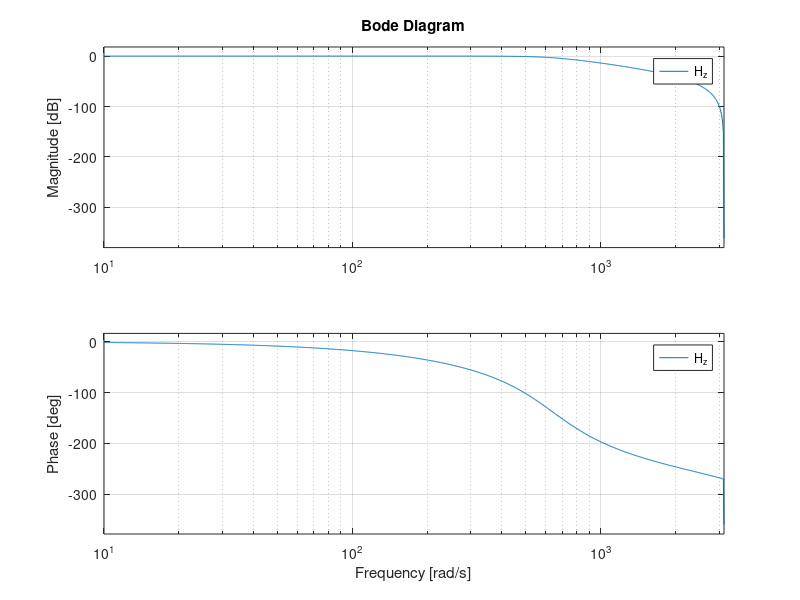

This figure's MATLAB source: (Note: this script raises an error after producing the figure.)
%% _*DSP HW1 Software Assignment*_
%% _*Dr.Shamsollahi*_
% _*MohammadParsa Dini 400101204*_
%% 
% _*Part 1:*_
% 
% _*1.1*_
% 
% we are given an LTI system of order 3 with characteristic equation: 
% 
% $$y[n] = 0.0181x[n] + 0.0543x[n - 1] + 0.0543x[n - 2] + 0.0181x[n - 3] +1.76y[n 
% - 1] - 1.1829y[n - 2] + 0.2781y[n - 3]$$
% 
% which by taking Z transform will imply that:
% 
% $$H(z) = \frac{Y(z)}{X(z)} = \frac{0.0181 + 0.0543 z^{-1} +0.0543 z^{-2} + 
% 0.0181 z^{-3}}{ 1 - 1.76 z^{-1} + 1.183 z^{-2} - 0.2781 z^{-3}}$$ 
% 
% Now we will plot the roots and zeros of $H(z)$ besides its frequency response:

clear;
clc;
denom = [1,- 1.76,1.1829,-0.2781];
num = [0.0181,0.0543,0.0543,0.0181];
ts = 0.001;
H_z = tf(num, denom, ts,'Variable','z^-1')
%% 
% here is the frequency response:

figure();
bode(H_z)
%% 
% by using pole() function for $H(z)$ and $H^{-1}(z)$  we can find poles and 
% roots.
% 
% here are the roots/poles:

P = pole(H_z)
%% 
% here are the zeros:

R = pole(H_z^(-1))
%% 
% The grid spans the range of angles from 0 to 360 degrees (in steps of 0.5 
% degrees, converted to radians) and the range of values from -1.5 to 1.5 (in 
% steps of 0.005). 
% 
% The |pol2cart| function converts the polar coordinates (angles and radii) 
% obtained from the meshgrid into Cartesian coordinates $(X, Y)$.
% 
% The Cartesian coordinates obtained are used to create a complex number $Z$, 
% where $Z = X + iY$ . eventually we do the plotting.

% covering all pointswithin a circle of radius 'r'
[th,r] = meshgrid((0:0.5:360)*pi/180,-1.5:.005:1.5);
% converting from polar to cartesian  
[X,Y] = pol2cart(th,r);
% this is the z-plane
Z = X+1i*Y;
% this is our Transfer function in z-domain
W =(1 - 1.76.*Z.^(-1) + 1.183.*Z.^(-2) - 0.2781.*Z.^(-3))./(0.0181 + 0.0543.*Z.^(-1)  + 0.0543.*Z.^(-2) + 0.0181.*Z.^(-3));
figure();
dcolor(X,Y,W)
axis square
% attention: we have used this function'dcolor':
% and we got assistance from this url:
% https://www.mathworks.com/matlabcentral/fileexchange/29028-dcolor#:~:text=DCOLOR%20uses%20a%20coloring%20function,handle%20as%20the%20source%20data.
%% 
% As we take a deep look into the output, we can deduce that  the zeros are 
% shown as dark holes and it's poles are connected to zeros with 
% 
% sky blue colored paths, which is similiar to the zeros and holes of the transfer 
% funtion.
%% 
% using impz we can compute and plot the impulse response of a discrete-time 
% system defined by its transfer function.

figure();
impz(num,denom,120)
%% 
% _*Part 2:*_
% 
% The chirp signal is defined as $c(t) = \cos( \pi \mu t^2 + 2\pi f_1 t + \psi)$ 

clear;
f_interval = 25e-3 * 600000;
display(f_interval)
%% 
% As we are told, we sample the chirp signal with $8000 Hz$ sampling rate. As 
% we know, the signal has maximum $15kHz$ frequency.
% 
% Thus, in order to have the signal without alising we should sample our signal 
% with $30kHz$ rate.
% 
% _*(I)*_ Here is the result of $f_s = 8000Hz$ case:

fs = 8000;
Ts = 1/fs;
f1 = 0;
t_f = 0.05;
mu = 600000;
t = 0:Ts:0.025;
t_disc = 0:Ts:t_f;
chirp_signal = cos(pi*mu*t.^2 + 2*pi*f1*t);
figure();
plot(t, chirp_signal);
title('our signal sampled signal with $f_s = 8000$',Interpreter='latex');
%% 
% _*(II)*_ Here is the result of $f_s = 30kHz$ case:

warning('off');
fs = 30000;
f1 = 0;
mu = 600000;
t = 0:1/fs:0.025;
figure();
chirp_signal = cos(pi*mu*t.^2 + 2*pi*f1*t);
plot(t, chirp_signal);
title('main signal with $f_s=30kHz$','interpreter','latex')
%% 
% lets take a closer look at the signal in te 30kHz case:
% 
% and we will dive into the place with high frequency components such as [.02, 
% 0.025] time interval.

figure();
fs = 30000;
f1 = 0;
mu = 600000;
t = 0:1/fs:0.022;
figure();
chirp_signal = cos(pi*mu*t.^2 + 2*pi*f1*t);
plot(t, chirp_signal);
xlim([0.02 0.022]);
%% 
% we will depict the sampled signal besides its original source: in the secind 
% case we will increase the frequency of
% 
% sampling to see the differences.

f1 = 0;
mu = 600000;
figure();

%subplot(1,2,1);
%fs = 8000;
%tt = 0:02:1/fs:0.025;
%chirp_signal = cos(pi*mu*tt.^2 + 2*pi*f1*tt);
%stem(tt, chirp_signal);

%subplot(1,2,2); 
fs_ = 50000; % new sampling frequency
tt_ = 0.02:1/fs_:0.022;
chirp_signal_ = cos(pi*mu*tt_.^2 + 2*pi*f1*tt_);
stem(tt_, chirp_signal_);
%% 
% So we better increase the sampling rate to decrease the error.
% 
% 
%% 
% _*Part 3:*_
% 
% Signals getting sampled with frequency of 20 Hz:
% 
% $x_c (t)$ and its correspondant $x[n]$ are depicted down here:

warning('off');
clear;
Ts = 0.05;
dt = 0.01;
t1 = 0:dt:1; 
t = 0:Ts:1;
x = [sin(20*pi*t); sin(20*pi*t + pi/6); sin(20*pi*t+ pi/4);
    sin(20*pi*t + pi/3); sin(20*pi*t + pi/2)];
x1 = [sin(20*pi*t1); sin(20*pi*t1 + pi/6); sin(20*pi*t1+ pi/4);
    sin(20*pi*t1 + pi/3); sin(20*pi*t1 + pi/2)];

figure();
subplot(3,2,1)
plot(t1,x1(1,:),'r');
title('$x_1(t) = \sin(20 \pi t)$',interpreter='latex');
grid on 
ylim([-1.2 1.2]);
hold on;
stem(t,x(1,:),'k');
subplot(3,2,2)
plot(t1,x1(2,:),'r');
title('$x_2(t) = \sin(20 \pi t + \frac{\pi}{6})$',interpreter='latex');
grid on 
ylim([-1.2 1.2]);
hold on;
stem(t,x(2,:),'k');

subplot(3,2,3)
plot(t1,x1(3,:),'r');
title('$x_3(t) = \sin(20 \pi t + \frac{\pi}{4})$',interpreter='latex');
grid on 
ylim([-1.2 1.2]);
hold on;
stem(t,x(3,:),'k');

subplot(3,2,4)
plot(t1,x1(4,:),'r');
title('$x_4(t) = \sin(20 \pi t + \frac{\pi}{3})$',interpreter='latex');
grid on 
ylim([-1.2 1.2]);
hold on;
stem(t,x(4,:),'k');

subplot(3,2,5)
plot(t1,x1(5,:),'r');
title('$x_5(t) = \sin(20 \pi t + \frac{\pi}{2})$',interpreter='latex');
grid on 
ylim([-1.2 1.2]);
hold on;
stem(t,x(5,:),'k');
hold off;
%% 
% First order Hold Interpolation:
% 
% It is prior knowledge that if we have $x[n]$ the samples of a continuous signal 
% $x_c(t)$ with sampling frequency $1/T_s$ then, 
% 
% we can reconstruct our signal with the help of First Order Hold (we sticked 
% to the Nyquist rate):
% 
% $$y\underset{c}{} \;\left(t\right)=\sum_{n=-\infty }^{\infty } x\left\lbrack 
% n\right\rbrack \;\textrm{sinc}\left(\frac{t-{\textrm{nT}}_s }{T_s }\right)\;$$  

clear;
Ts = 0.05;
t = 0:Ts:1.;
delta = 0.001;
x = [sin(20*pi*t); sin(20*pi*t + pi/6); sin(20*pi*t+ pi/4);
    sin(20*pi*t + pi/3); sin(20*pi*t + pi/2)];
p = size(x(1,:));
t_recon = -.50:delta:1.5;
g = size(t_recon);
y_recon = zeros(5,g(2));

for i=1:5
    for n=1:p(2) 
        y_recon(i,:) = y_recon(i,:) - x(i,n) * sinc((t_recon-n*Ts)/Ts);
    end
end
figure();
subplot(3,2,1)
plot(t_recon,y_recon(1,:),'r');
title('$x_1(t) = \sin(20 \pi t)$',interpreter='latex');
grid on 
ylim([-1.2 1.2]);
xlim([0 1]);
hold on;
stem(t,x(1,:),'k');
subplot(3,2,2)
plot(t_recon,y_recon(2,:),'r');
title('$x_2(t) = \sin(20 \pi t + \frac{\pi}{6})$',interpreter='latex');
grid on 
ylim([-1.2 1.2]);
xlim([0 1]);
hold on;
stem(t,x(2,:),'k');

subplot(3,2,3)
plot(t_recon,y_recon(3,:),'r');
title('$x_3(t) = \sin(20 \pi t + \frac{\pi}{4})$',interpreter='latex');
grid on 
ylim([-1.2 1.2]);
xlim([0 1]);
hold on;
stem(t,x(3,:),'k');

subplot(3,2,4)
plot(t_recon,y_recon(4,:),'r');
title('$x_4(t) = \sin(20 \pi t + \frac{\pi}{3})$',interpreter='latex');
grid on 
ylim([-1.2 1.2]);
xlim([0 1]);
hold on;
stem(t,x(4,:),'k');

subplot(3,2,5)
plot(t_recon,y_recon(5,:),'r');
title('$x_5(t) = \sin(20 \pi t + \frac{\pi}{2})$',interpreter='latex');
grid on 
ylim([-1.2 1.2]);
xlim([0 1]);
hold on;
stem(t,x(5,:),'k');
hold off;
%% 
% As we can see the main signal is generated using FOH Interpolation, except 
% for the case when we chose
% 
% integer coefficients of $\pi$ as our data samples.
%% 
% Cubic Spline Interpolation :

clear;
Ts = 0.05; 
t = 0:Ts:1; 
x = [sin(20*pi*t); sin(20*pi*t + pi/6); sin(20*pi*t+ pi/4);
    sin(20*pi*t + pi/3); sin(20*pi*t + pi/2)];
t_interp = 0:0.001:1;
h = size(t_interp);
x_interp = zeros(5,h(2));
x_interp(1,:) = spline(t, x(1,:), t_interp);
x_interp(2,:) = spline(t, x(2,:), t_interp);
x_interp(3,:) = spline(t, x(3,:), t_interp);
x_interp(4,:) = spline(t, x(4,:), t_interp);
x_interp(5,:) = spline(t, x(5,:), t_interp);

figure();
subplot(3,2,1);
plot(t, x(1,:), 'o', t_interp, x_interp(1,:), '-');
title('$x_1(t) = \sin(20 \pi t)$',interpreter='latex');
xlabel('$t$',Interpreter='latex');
grid on;
ylim([-1.2,1.2]);

subplot(3,2,2);
plot(t, x(2,:), 'o', t_interp, x_interp(2,:), '-');
title('$x_2(t) = \sin(20 \pi t + \frac{pi}{6})$',interpreter='latex');
xlabel('$t$',Interpreter='latex');
grid on;
ylim([-1.2,1.2]);

subplot(3,2,3);
plot(t, x(3,:), 'o', t_interp, x_interp(3,:), '-');
title('$x_3(t) = \sin(20 \pi t + \frac{pi}{4})$',interpreter='latex');
xlabel('$t$',Interpreter='latex');
grid on;
ylim([-1.2,1.2]);

subplot(3,2,4);
plot(t, x(4,:), 'o', t_interp, x_interp(4,:), '-');
title('$x_4(t) = \sin(20 \pi t + \frac{pi}{3})$',interpreter='latex');
xlabel('$t$',Interpreter='latex');
grid on;
ylim([-1.2,1.2]);

subplot(3,2,5);
plot(t, x(5,:), 'o', t_interp, x_interp(5,:), '-');
title('$x_5(t) = \sin(20 \pi t + \frac{pi}{2})$',interpreter='latex');
xlabel('$t$',Interpreter='latex');
grid on;
ylim([-1.2,1.2]);
hold off;
%% 
% As we can see in the Cubic Spline method, unlike the FOH method, the reconstructed 
% signal has resemblance to the intial signal. However, as we zoom in, we will 
% notice that those signals mostly don't have the right amplitude with respect 
% to sampled signal.
% 
% The reason is that Spline uses qubic polynomials and interpolates the signal. 
% However, in FOH we are promised 
% 
% to reconstruct our signal
%% 
% _*Part 4:*_

clear;
xx = imread("C:\Users\Parsa_The_Conqeuror\Desktop\dsphw1\Zebra.jpg");
gray_image = rgb2gray(xx);
figure();
imshow(gray_image);
%% 
% _*Nearest Neighbor:*_
% 
% The nearest neighbor method selects the value of the nearest pixel from the 
% original image to assign to the corresponding position in the upscaled image. 
% 
% For instance, if $(x,y)$ is the target position in the upscaled image, then 
% the nearest neighbor value would be obtained from the closest pixel 
% 
% position $(x_{orig}, y_{orig})$in the original image using: $f(x,y) = I(x_{orig}, 
% y_{orig})$.

clear;
xx = imread("C:\Users\Parsa_The_Conqeuror\Desktop\dsphw1\Zebra.jpg");
gray_image = rgb2gray(xx);
target_size = [1668, 1836];
upscaled_nearest = zeros(target_size);
[orig_height, orig_width] = size(gray_image);
scaling_x = orig_height / 1668;
scaling_y = orig_width / 1836;
% Perform nearest neighbor interpolation manually
for i = 1:target_size(1)
    for j = 1:target_size(2)
        orig_x = round(i * scaling_x);
        orig_y = round(j * scaling_y);
        orig_x = min(max(orig_x, 1), orig_height);
        orig_y = min(max(orig_y, 1), orig_width);
        upscaled_nearest(i, j) = gray_image(orig_x, orig_y);
    end
end
figure();
imshow(upscaled_nearest,[]);
title('Upscaled - Nearest Neighbor');
size(upscaled_nearest)
%% 
% As we can see, the size of the original image is now trippled.
%% 
% _*Bilinear Interpolation:*_
% 
% For bilinear interpolation, the process involves calculating the weighted 
% average of the intensity values of the four nearest pixels surrounding 
% 
% the target position $(x,y)$ in the original image. Let's assume that $Q_{11}, 
% Q_{12}, Q_{21}, Q_{22}$  are the intensity values of the four neighboring pixels. 
% 
% Thus, the value at position $(x,y)$will be computed as:$f(x, y) = Q_{11} \cdot 
% (1 - u) \cdot (1 - v) + Q_{12} \cdot u \cdot (1 - v) + Q_{21} \cdot (1 - u) 
% \cdot v + Q_{22} \cdot u \cdot v$ 
% 
% where $u = x - \lfloor x \rfloor$ and also $v = y - \lfloor y \rfloor$.

clear;
xx = imread("C:\Users\Parsa_The_Conqeuror\Desktop\dsphw1\Zebra.jpg");
gray_image = rgb2gray(xx);
target_size = [1668, 1836];
upscaled_nearest = zeros(target_size);
[orig_height, orig_width] = size(gray_image);
scaling_x = orig_height / 1668;
scaling_y = orig_width / 1836;

% Perform bilinear interpolation manually
for i = 1:1668
    for j = 1:1836
        orig_x = i * scaling_x;
        orig_y = j * scaling_y;
        x1 = floor(orig_x);
        x2 = ceil(orig_x);
        y1 = floor(orig_y);
        y2 = ceil(orig_y);
        x1 = min(max(x1, 1), orig_height);
        x2 = min(max(x2, 1), orig_height);
        y1 = min(max(y1, 1), orig_width);
        y2 = min(max(y2, 1), orig_width);
        f = gray_image(x1, y1);
        g = gray_image(x1, y2);
        h = gray_image(x2, y1);
        k = gray_image(x2, y2);
        upscaled_bilinear(i, j) = ((x2 - orig_x) * (y2 - orig_y) * f + (orig_x - x1) * (y2 - orig_y) * h + ...
                                   (x2 - orig_x) * (orig_y - y1) * g + (orig_x - x1) * (orig_y - y1) * k);
    end
end

imshow(upscaled_bilinear);
title('Upscaled - Bilinear');
%% 
% _*Part 5:*_
% 
% In Quantization from a continuous domain to a Quantized mechnical range, we 
% assume that a white noise will be added to our signal,
% 
% which ironically will turn out to be wrong in reality. With parameters $N 
% = B+1 = 4$ bits, $2A=2 = 2X_m$ mechanical range, our signal $x(t) = A sin(2\pi 
% f_0 t)$,
% 
% and sampling frequency $f_s = 10kHz$, $\Delta = \frac{2X_m}{2^N} = \frac{1}{8}$ 
% , we will quantize the signal $x(t)$. In quantized domain, our range will be 
% $-2^{N-1}, ..., 0 , 1, ... 2^{N-1}-1$ .
% 
% In order to get the index of quantization we will find that using $k[n] =  
% A \frac{ \lfloor \frac{x(nT_s)}{A}* (2^{N-1}-1) \rfloor}{2^{N-1}-1}$ . 
% 
% First we will plot $x_q (t)$and $x(t)$.

fs = 10000;   
Ts = 1/fs;
f0 = 50;      
A = 1;       
t = 0:1/fs:0.025; 
N = 4;       
x = A * sin(2*pi*f0*t);
x_quantized = round((2^(N-1)-1) * x/A) * A / (2^(N-1)-1);
figure();
plot(t, x);
title(' original signal $x(t) =sin(2*pi*f0*t);$ with its Quantized version',Interpreter='latex');
hold on
plot(t, x_quantized);
grid on;
%% 
% We are asked to get FFT of $x_q (t)$ and plot it in frequency domain:

N_fft = 2^10;
X_fft = fft(x_quantized, N_fft);
%freqs = linspace(-fs, fs, N_fft);
freqs = fs/N_fft * (0:1:N_fft -1) - fs*(N_fft -1)/2;
figure();
plot(freqs, abs(X_fft),'blue');
title('FFT of Quantized Signal with $N_{fft} = 2^{10}$',Interpreter='latex');
xlabel('Frequency (Hz)');
grid on;
%% 
% Now , we define the error to be $e(t) = x(t) - x_q (t)$

e = x - x_quantized;
figure();
plot(t, e);
grid on;
title('Quantization Error $e(t)$',interpreter='latex');
%% 
% Here, the FFT of $e(t)$ is depicted:

%e_fft = fft(e, N_fft);
e_fft = fft(e,N_fft)/fs;
plot(freqs, abs(fftshift(e_fft)));
xlabel('Frequency (Hz)');
title('FFT of e(t)');
grid on;
%% 
% However, as we mentioned earlier, we expected the FFT of quantization error 
% to be uniform among all frequencied as white Gaussian noise.
% 
% As you can see this is not what happened here which shows that this assumption 
% was not true that we can rewrite $x(t)$ as $x[n] = x_q[n] + e[n]$ 
% 
% where $e[n]$ is a WGN.
% 
% The peaks ocurre at $f = +- 0.6 Hz$ which is in synch with $f_{tone} =  \frac{4 
% A}{\Delta N_{fft} } f_s =\frac{32}{210} 10^4 = 1523Hz$.  

(2*pi/N_fft)^(-1) * 0.6
%% 
% Now we will estimate the period using FFT of quantization error:

signal = e;
M = length(signal); % Number of samples
Y = fft(signal);
P2 = abs(Y/M);
P1 = P2(1:M/2+1);
P1(2:end-1) = 2*P1(2:end-1);
f = fs*(0:(M/2))/M;
% Find the dominant frequency component
[~, index] = max(P1);
dominant_frequency = f(index)
estimated_period = 1 / dominant_frequency % Estimated period
%% 
% and this is close to the peak of the fft.
%% 
% Eventually, we will repeat what we have done for $N=6,8,10,12$ bits:

% N = 6
% defining the parameters
fs = 10000;   
Ts = 1/fs;
f0 = 50;      
A = 1;       
t = 0:1/fs:0.025; 
N = 6;       
x = A * sin(2*pi*f0*t);
x_quantized = round((2^(N-1)-1) * x/A) * A / (2^(N-1)-1);
N_fft = 2^10;
X_fft = fft(x_quantized, N_fft);
e = x - x_quantized;

% plotting
figure();
subplot(2,3,1);
plot(t, x);
title(' original signal $x(t) =sin(2*pi*f0*t);$ with its Quantized version',Interpreter='latex');
grid on;

subplot(2,3,3);
plot(t, x_quantized);
title('FFT of Quantized Signal with $N_{fft} = 210$',Interpreter='latex');
grid on;

subplot(2,3,4);
%freqs = linspace(-fs, fs, N_fft);
freqs = fs/N_fft * (0:1:N_fft -1) - fs*(N_fft -1)/2;
% for the sake of symmetry.
plot(freqs, abs(fftshift(X_fft)));
title('FFT of Quantized Signal');
xlabel('Frequency (Hz)');
grid on;

subplot(2,3,6);
plot(t, e);
grid on;
title('Quantization Error $e(t)$',interpreter='latex');
%%
% N = 8
% defining the parameters
fs = 10000;   
Ts = 1/fs;
f0 = 50;      
A = 1;       
t = 0:1/fs:0.025; 
N = 6;       
x = A * sin(2*pi*f0*t);
x_quantized = round((2^(N-1)-1) * x/A) * A / (2^(N-1)-1);
N_fft = 2^10;
X_fft = fft(x_quantized, N_fft);
e = x - x_quantized;

% plotting
figure();
subplot(2,3,1);
plot(t, x);
title(' original signal $x(t) =sin(2*pi*f0*t);$ with its Quantized version',Interpreter='latex');
grid on;

subplot(2,3,3);
plot(t, x_quantized);
title('FFT of Quantized Signal with $N_{fft} = 2^{10}$',Interpreter='latex');
grid on;

subplot(2,3,4);
%freqs = linspace(-fs, fs, N_fft);
freqs = fs/N_fft * (0:1:N_fft -1) - fs*(N_fft -1)/2;
% for the sake of symmetry.
plot(freqs, abs(fftshift(X_fft)));
title('FFT of Quantized Signal');
xlabel('Frequency (Hz)');
grid on;

subplot(2,3,6);
plot(t, e);
grid on;
title('Quantization Error $e(t)$',interpreter='latex');
%%
% N = 10
% defining the parameters
fs = 10000;   
Ts = 1/fs;
f0 = 50;      
A = 1;       
t = 0:1/fs:0.025; 
N = 6;       
x = A * sin(2*pi*f0*t);
x_quantized = round((2^(N-1)-1) * x/A) * A / (2^(N-1)-1);
N_fft = 2^10;
X_fft = fft(x_quantized, N_fft);
e = x - x_quantized;

% plotting
figure();
subplot(2,3,1);
plot(t, x);
title(' original signal $x(t) =sin(2*pi*f0*t);$ with its Quantized version',Interpreter='latex');
grid on;

subplot(2,3,3);
plot(t, x_quantized);
title('FFT of Quantized Signal with $N_{fft} = 2^{10}$',Interpreter='latex');
grid on;

subplot(2,3,4);
%freqs = linspace(-fs, fs, N_fft);
freqs = fs/N_fft * (0:1:N_fft -1) - fs*(N_fft -1)/2;
% for the sake of symmetry.
plot(freqs, abs(fftshift(X_fft)));
title('FFT of Quantized Signal');
xlabel('Frequency (Hz)');
grid on;

subplot(2,3,6);
plot(t, e);
grid on;
title('Quantization Error $e(t)$',interpreter='latex');
%%
% N = 12
% defining the parameters
fs = 10000;   
Ts = 1/fs;
f0 = 50;      
A = 1;       
t = 0:1/fs:0.025; 
N = 6;       
x = A * sin(2*pi*f0*t);
x_quantized = round((2^(N-1)-1) * x/A) * A / (2^(N-1)-1);
N_fft = 2^10;
X_fft = fft(x_quantized, N_fft);
e = x - x_quantized;

% plotting
figure();
subplot(2,3,1);
plot(t, x);
title(' original signal $x(t) =sin(2*pi*f0*t);$ with its Quantized version',Interpreter='latex');
grid on;

subplot(2,3,3);
plot(t, x_quantized);
title('FFT of Quantized Signal with $N_{fft} = 2^{10}$',Interpreter='latex');
grid on;

subplot(2,3,4);
%freqs = linspace(-fs, fs, N_fft);
freqs = fs/N_fft * (0:1:N_fft -1) - fs*(N_fft -1)/2;
% for the sake of symmetry.
plot(freqs, abs(fftshift(X_fft)));
title('FFT of Quantized Signal');
xlabel('Frequency (Hz)');
grid on;

subplot(2,3,6);
plot(t, e);
grid on;
title('Quantization Error $e(t)$',interpreter='latex');
%%
function [h,c] = dcolor(varargin)
% attention: we have used this function earlier in part 1:
% and we got assistance from this url:
% https://www.mathworks.com/matlabcentral/fileexchange/29028-dcolor#:~:text=DCOLOR%20uses%20a%20coloring%20function,handle%20as%20the%20source%20data.
cFun = 1;
gridFlag = 0;
minX = -1;
maxX = 1;
minY = -1;
maxY = 1;
nPts = 512;
surfaceFlag = 0;
% If the first input is an axes handle, use it
if (isscalar(varargin{1}) && ...
        ishghandle(varargin{1}) && ...
        strcmp(get(varargin{1},'Type'),'axes'))
    hAx = newplot(varargin{1});
    varargin(1) = [];
else
    hAx = newplot;
end
% Look for the strings 'CFun' and 'grid' in the inputs 
charIdx = cellfun(@ischar,varargin);
for k = find(charIdx)
    switch lower(varargin{k})
        case 'cfun'
            cFun = varargin{k+1};
        case 'grid'
            gridFlag = 1;
    end
end
varargin(find(charIdx,1):end) = [];
% Get the x, y and w data
if isempty(varargin)
    % Plot a color function over (-1 -1i) to (1 + 1i)
    x = linspace(-1,1,nPts);
    y = x;
    [X Y] = meshgrid(x);
    w = X + 1i*Y;
elseif length(varargin) == 1 
    if isnumeric(varargin{1}) && all(size(varargin{1}) == [1 2])
        % Plot a color function over the specified domain
        minX = real(varargin{1}(1));
        maxX = real(varargin{1}(2));
        minY = imag(varargin{1}(1));
        maxY = imag(varargin{1}(2));
        x = linspace(minX,maxX,nPts);
        y = linspace(minY,maxY,nPts);
        [X,Y] = meshgrid(x,y);
        w = X + 1i*Y;
    elseif isnumeric(varargin{1})
        % Plot w with integer-spaced domain of size(w)
        w = varargin{1};
        minX = 1;
        maxX = size(w,2);
        minY = 1;
        maxY = size(w,1);
        x = minX:maxX;
        y = minY:maxY;
    else
        % Plot w = @fz(z) over (-1 -1i) to (1 + 1i)
        x = linspace(-1,1,nPts);
        y = x;
        [X,Y] = meshgrid(x);
        w = feval(varargin{1},(X+1i*Y));
    end
elseif length(varargin) == 2
    % Plot w = @fz(z) over the specified domain
    minX = real(varargin{1}(1));
    maxX = real(varargin{1}(2));
    minY = imag(varargin{1}(1));
    maxY = imag(varargin{1}(2));
    x = linspace(minX,maxX,nPts);
    y = linspace(minY,maxY,nPts);
    [X,Y] = meshgrid(x,y);
    w = feval(varargin{2},(X+1i*Y));
elseif length(varargin) == 3
    % Domain is [min(x)+i*min(y), max(x)+i*max(y)], with grid points at x
    % and y.  x and y can be vector or matrix (meshgrid-style).
    if min(size(varargin{1})) == 1;
        x = varargin{1};
        y = varargin{2};
        minX = x(1);
        maxX = x(end);
        minY = y(1);
        maxY = y(end);
        % Check for non-uniform grid
        if max(diff(x))-min(diff(x)) > ...
                4*max(eps(minX),eps(maxX)) || ...
           max(diff(y))-min(diff(y)) > ...
                4*max(eps(minY),eps(maxY))
            % Non-uniform grid, use surface instead of image
            surfaceFlag = 1;
        end
        [X,Y] = meshgrid(x,y);
    else
        % If a matrix of gridpoints was given, use surface instead of image
        X = varargin{1};
        Y = varargin{2};
        surfaceFlag = 1;
    end
    if isnumeric(varargin{3})
        % w data was supplied as input
        w = varargin{3};
    else
        % Calculate w=@fz(z) using @fz supplied as input
        w = feval(varargin{3},(X+1i*Y));
    end
else
    msgid = [mfilename ':InvalidInputs'];
    msgtext = ['Invalid input.  Type ''help ' mfilename ...
               ''' for correct syntax'];
    error(msgid,msgtext)
end
if surfaceFlag == 0
    clear X Y
end
%% Compute the color data and make the plot
% Create a grid if necessary
if gridFlag == 1
    % Compute contour levels
    levels = DColorGrid(w);
    % Find and plot contours for real(w)
    if surfaceFlag == 1
        C = contours(X,Y,real(w),levels{1});
    else
        C = contourc(x,y,real(w),levels{1});
    end
    hCReal = hggroup('Parent',hAx);
    pos = 1;
    while pos < size(C,2)
        linepts = C(2,pos);
        line('XData',C(1,(pos+1):(pos+linepts)),...
            'YData',C(2,(pos+1):(pos+linepts)),...
            'Parent',hCReal,...
            'LineStyle','-',...
            'Color',[0 0 0],...
            'LineWidth',0.5)
        pos = pos+linepts+1;
    end
    % Find and plot contours for imag(w)
    if surfaceFlag == 1
        C = contours(X,Y,imag(w),levels{2});
    else
        C = contourc(x,y,imag(w),levels{2});
    end
    hCImag = hggroup('Parent',hAx);
    pos = 1;
    while pos < size(C,2)
        linepts = C(2,pos);
        line('XData',C(1,(pos+1):(pos+linepts)),...
            'YData',C(2,(pos+1):(pos+linepts)),...
            'Parent',hCImag,...
            'LineStyle',':',...
            'Color',[0 0 0],...
            'LineWidth',0.5)
        pos = pos+linepts+1;
    end
    % Save handles so we can make sure grid is displayed on top
    hC = [hCImag; hCReal];
end
% Calculate color data using a coloring function
if isa(cFun,'function_handle')
    % Call the user-supplied function handle
    CData = feval(cFun,w);
else
    % Use one of the built-in coloring functions
    CData = DColorColorFunctions(w,cFun);
end
clear w
if surfaceFlag == 0
    YDir = get(hAx,'YDir');
    hPlot = image('XData',[minX maxX],...
                  'YData',[minY maxY],...
                  'CData',CData,...
                  'Parent',hAx);
    set(hAx,'YDir',YDir)
else
    hPlot = surface(X,Y,zeros(size(X)),...
                    'CData',CData,...
                    'EdgeColor','none',...
                    'FaceColor','flat',...
                    'Parent',hAx);
end
if gridFlag == 1
    % Make sure grid is displayed on top of image
    hh = get(hAx,'Children');
    idxC = (hh==hC(2));
    idxI = (hh==hPlot);
    hh(idxC) = hPlot;
    hh(idxI) = hC(2);
    set(hAx,'Children',hh)
end
if strcmp(get(hAx,'XLimMode'),'auto') && strcmp(get(hAx,'YLimMode'),'auto')
    axis(hAx,'tight')
end
    
% If asked for, return the handle to the image/surface
if nargout ~= 0
    h = hPlot;
end
% If asked for, return the image data
if nargout == 2
    c = CData;
end
end % End of function dcolor
%%%%%%%%%%%%%%%%%%%%%%%%%%%%%%%%%%%%%%%%%%%%%%%%%%%%%%%%%%%%%%%%%%%%%%%%%%%
%%
%%%%%%%%%%%%%%%%%%%%%%%%%%%%%%%%%%%%%%%%%%%%%%%%%%%%%%%%%%%%%%%%%%%%%%%%%%%
function x = iplog10(x)
% In-place implementation of log10 for reduced memory use
x = log2(x);
x = x/6.64385618977472436 + x/6.64385618977472525;
end % End of function iplog10
%%%%%%%%%%%%%%%%%%%%%%%%%%%%%%%%%%%%%%%%%%%%%%%%%%%%%%%%%%%%%%%%%%%%%%%%%%%
%%
%%%%%%%%%%%%%%%%%%%%%%%%%%%%%%%%%%%%%%%%%%%%%%%%%%%%%%%%%%%%%%%%%%%%%%%%%%%
function  CData = DColorColorFunctions(w,cFunction)
%Domain coloring functions for plotting complex data
%
% Transforms the complex data in the MxN matrix W into an MxNx3 array of
% RGB values using the algorithm selected by cFunction.  Subfunction used
% by dcolor.m.
%
%% Calculate the color data matrix in HSV space
% Get page size for ugly indexing operations
ps = numel(w); 
if cFunction == 1
    CData = cat(3,angle(w),abs(w),abs(w));
    % Shift H so that a 0 degree angle has an HSV hue of 0 (red)
    CData(CData(:,:,1)<0) = CData(CData(:,:,1)<0)+2*pi;
    % Normalize H to [0,1]
    CData(:,:,1) = CData(:,:,1)/(2*pi);
    % Compute saturation and brightness from modulus
    CData(:,:,2) = 1./(1+0.33*iplog10(CData(:,:,2)./10+1));
    CData(:,:,3) = 1 - 1./(1.1+25*iplog10(2*CData(:,:,3)+1));
    
elseif cFunction == 2
    CData = cat(3,angle(w),iplog10(abs(w)),zeros(size(w)));
    % Shift H so that a 0 degree angle has an HSV hue of 0 (red)
    CData(CData(:,:,1)<0) = CData(CData(:,:,1)<0)+2*pi;
    % Normalize H to [0,1]
    CData(:,:,1) = CData(:,:,1)/(2*pi);
    % Compute saturation and brightness from normalized modulus. Start with
    % log10(modulus).  Compute 2 and 98 percentiles, then compress data
    % outside of this range and normalize to [0,1].  This is then fed into
    % the S and V calculations.
    CData(ps+find(isinf(CData(:,:,2)))) = NaN;
    CData(:,:,3) = reshape(sort(CData((ps+1):(2*ps))),size(CData(:,:,2)));
    lastdat = 2*ps+find(isnan(CData(:,:,3)),1)-1;
    lastdat(isempty(lastdat)) = 3*ps;
    q = [0 100*(0.5:(lastdat-2*ps+1-0.5))./(lastdat-2*ps+1) 100]';
    x = [CData(2*ps+1); CData((2*ps+1):lastdat)'; CData(lastdat)];
    % 2 calls to interp1q with scalar xi are faster than 1 call with vector
    y(2) = interp1q(q,x,98);
    y(1) = interp1q(q,x,2);
    idx = ps+find(CData(:,:,2)<y(1));
    CData(idx) = y(1)+2/pi*(atan(CData(idx)-max(CData(idx))-.5)-atan(-.5));
    idx = ps+find(CData(:,:,2)>y(2));
    CData(idx) = y(2)+2/pi*(atan(CData(idx)-min(CData(idx))+.5)-atan(.5));
    CData(:,:,2) = (CData(:,:,2)-min(min(CData(:,:,2))))/...
                   (max(max(CData(:,:,2)))-min(min(CData(:,:,2))));
    % Calculate S and V using atan(), then normalize to [0.1,1)
    CData(:,:,3) = CData(:,:,2);
    CData(:,:,2) = 1 - atan(CData(:,:,2).^3 - 1);
    CData(:,:,2) = 0.89999*(CData(:,:,2)-min(min(CData(:,:,2))))/...
                   (max(max(CData(:,:,2)))-min(min(CData(:,:,2)))) + 0.1;
    CData(:,:,3) = atan((CData(:,:,3)+1).^3);
    CData(:,:,3) = 0.79999*(CData(:,:,3)-min(min(CData(:,:,3))))/...
                   (max(max(CData(:,:,3)))-min(min(CData(:,:,3)))) + 0.2;
    
elseif cFunction == 3
    CData = cat(3,angle(w),abs(w),abs(w));
    % Shift H so that a 0 degree angle has an HSV hue of 0 (red)
    CData(CData(:,:,1)<0) = CData(CData(:,:,1)<0)+2*pi;
    % Normalize H to [0,1]
    CData(:,:,1) = CData(:,:,1)/(2*pi);
    % Make dark:normal:light bands for every decade of modulus
    CData(ps+find(isinf(CData(:,:,2)))) = NaN;
    CData(:,:,2) = iplog10(CData(:,:,2)) - floor(iplog10(CData(:,:,2)));
    CData(:,:,2) = 10.^(CData(:,:,2));
    CData(:,:,3) = CData(:,:,2);
    CData(:,:,2) = atan(CData(:,:,2).^5);
    CData(:,:,2) = 0.59999*(CData(:,:,2)-min(min(CData(:,:,2))))/...
                   (max(max(CData(:,:,2)))-min(min(CData(:,:,2)))) + 0.4;
    CData(:,:,3) = 1-atan(((CData(:,:,3)/10).^10-1));
    CData(:,:,3) = 0.59999*(CData(:,:,3)-min(min(CData(:,:,3))))/...
                   (max(max(CData(:,:,3)))-min(min(CData(:,:,3)))) + 0.4;
    
elseif cFunction == 4
    CData = cat(3,abs(w),angle(w),angle(w));
    % Compute hue from normalized modulus
    CData(isinf(CData(:,:,1))) = NaN;
    CData(:,:,1) = 0.84999*(CData(:,:,1)-min(min(CData(:,:,1))))/...
                   (max(max(CData(:,:,1)))-min(min(CData(:,:,1))))+0.00001;
    % Use angle: [-pi,pi)
    CData(:,:,2) = (CData(:,:,2) + pi)/(2*pi);
    CData(:,:,3) = CData(:,:,2);
    CData(:,:,2) = 1-1./(1.01+19*iplog10(-CData(:,:,2)+2));
    CData(:,:,3) = 1-1./(1.01+19*iplog10(CData(:,:,3)+1));
    
elseif cFunction == 5
    CData = cat(3,abs(w),angle(w),angle(w));
    % Compute hue from normalized modulus
    CData(isinf(CData(:,:,1))) = NaN;
    CData(:,:,1) = 0.84999*(CData(:,:,1)-min(min(CData(:,:,1))))/...
                   (max(max(CData(:,:,1)))-min(min(CData(:,:,1))))+0.00001;
    % Use angle: [0,2*pi) 
    CData(ps+find(CData(:,:,2)<0)) = CData(ps+find(CData(:,:,2)<0))+2*pi;
    CData(:,:,2) = CData(:,:,2)/(2*pi);
    CData(:,:,3) = CData(:,:,2);
    CData(:,:,2) = 1-1./(1.0+39*iplog10(-CData(:,:,2)+2));
    CData(:,:,3) = 1-1./(1.0+39*iplog10(CData(:,:,3)+1));
               
elseif cFunction == 6
    CData = cat(3,angle(w),ones(size(w)),ones(size(w)));
    % Saturation and brightness are fixed at 1
    % Shift H so that a 0 degree angle has an HSV hue of 0 (red)
    CData(CData(:,:,1)<0) = CData(CData(:,:,1)<0)+2*pi;
    % Normalize H to [0,1]
    CData(:,:,1) = CData(:,:,1)/(2*pi);
               
elseif cFunction == 7             
    CData = cat(3,abs(w),ones(size(w)),ones(size(w)));
    % Saturation and brightness are fixed at 1
    % Compute hue from normalized modulus
    CData(:,:,1) = iplog10(CData(:,:,1)+1);
    CData(isinf(CData(:,:,1))) = NaN;
    CData(:,:,1) = 0.84999*(CData(:,:,1)-min(min(CData(:,:,1))))/...
                   (max(max(CData(:,:,1)))-min(min(CData(:,:,1))))+0.00001;
else
    % For invalid cFunction, call ourselves recursively with cFunction = 1
    CData = DColorColorFunctions(w,1);
    return
end
%%
% Now convert the HSV values to RGB.  Do it this way (with ugly code)
% because it is much more memory efficient than calling hsv2rgb().
%
% The transform is:
% Inputs:
% h: [0,6)
% s and v: [0,1]
% Intermediate values:
% f =  h-floor(h),   floor(h) odd
%      1-h+floor(h), floor(h) even
% m = v*(1-s)
% n = v*(1-s*f)
% Outputs (all [0,1]):
% (r,g,b) = (v,n,m),   0<=h<1
%           (n,v,m),   1<=h<2
%           (m,v,n),   2<=h<3
%           (m,n,v),   3<=h<4
%           (n,m,v),   4<=h<5
%           (v,m,n),   5<=h<6
% Renormalize hue from [0,1] to [0,6)
CData(:,:,1) = CData(:,:,1)*6;
CData(CData(:,:,1)==6) = 0;
% Group hue values into 6 bins
hp = uint8(floor(CData(:,:,1))); 
% Compute intermediate values: f, n+v, m-v
CData(:,:,1) = CData(:,:,1)-double(hp); % f=h-floor(h)
CData(:,:,1) = CData(:,:,3).*(1 - CData(:,:,2).*(1 - double(mod(hp,2))+...
           CData(:,:,1).*(-1).^double(1+mod(hp,2)))) + CData(:,:,3); %n+v  
CData(:,:,2) = -CData(:,:,3).*CData(:,:,2); %m-v
% CData now has (n+v,m-v,v).  The rest of the code is to shift these values
% around to get permutations of (v,n,m), depending on the hue.
% 0 <= h < 1 : (n+v,m-v,v)->(v,n,m)
idx = find(hp==0);
CData(idx+2*ps) =             +CData(idx+ps) +CData(idx+2*ps); %(n+v,m-v,m)
CData(idx+ps)   = +CData(idx) +CData(idx+ps) -CData(idx+2*ps); %(n+v,n,m)
CData(idx)      = +CData(idx) -CData(idx+ps)                 ; %(v,n,m)
% 1 <= h < 2 :(n+v,m-v,v)->(n,v,m)
idx = find(hp==1);
CData(idx)      = +CData(idx)                -CData(idx+2*ps); %(n,m-v,v)
CData(idx+2*ps) =             +CData(idx+ps) +CData(idx+2*ps); %(n,m-v,m)
CData(idx+ps)   =             -CData(idx+ps) +CData(idx+2*ps); %(n,v,m)
% 2 <= h < 3 :(n+v,m-v,v))->(m,v,n)
idx = find(hp==2);
CData(idx+2*ps) = +CData(idx)                -CData(idx+2*ps); %(n+v,m-v,n)
CData(idx)      = +CData(idx) +CData(idx+ps) -CData(idx+2*ps); %(m,m-v,n)
CData(idx+ps)   = +CData(idx) -CData(idx+ps)                 ; %(m,v,n)
% 3 <= h < 4 :(n+v,m-v,v)->(m,n,v)
idx = find(hp==3);
CData(idx+ps)   = +CData(idx) +CData(idx+ps)                 ; %(n+v,m+n,v)
CData(idx)      = -CData(idx) +CData(idx+ps) +CData(idx+2*ps); %(m,m+n,v)
CData(idx+ps)   = -CData(idx) +CData(idx+ps)                 ; %(m,n,v)
% 4 <= h < 5 :(n+v,m-v,v)->(n,m,v)
idx = find(hp==4);
CData(idx)      = +CData(idx)                -CData(idx+2*ps); %(n,m-v,v)
CData(idx+ps)   =             +CData(idx+ps) +CData(idx+2*ps); %(n,m,v)
% 5 <= h < 6 :(n+v,m-v,v)->(v,m,n)
idx = find(hp==5);
CData(idx+2*ps) = +CData(idx)                -CData(idx+2*ps); %(n+v,m-v,n)
CData(idx)      = +CData(idx)                -CData(idx+2*ps); %(v,m-v,n)
CData(idx+ps)   = +CData(idx) +CData(idx+ps)                 ; %(v,m,n)
end % End of function DColorColorFunctions 
%%%%%%%%%%%%%%%%%%%%%%%%%%%%%%%%%%%%%%%%%%%%%%%%%%%%%%%%%%%%%%%%%%%%%%%%%%%
%%
%%%%%%%%%%%%%%%%%%%%%%%%%%%%%%%%%%%%%%%%%%%%%%%%%%%%%%%%%%%%%%%%%%%%%%%%%%%
function gridLevels = DColorGrid(w)
% Get contour levels for a grid overlay on a DCOLOR plot.
%
% The grid overlay on a DCOLOR plot is created by calling CONTOUR() twice
% with the real and imaginary parts of W.  Because DCOLOR plots often have
% a large dynamic range, DCOLORGRID tries to calculate log-scale contour
% levels (for both positive and negative data) which are then supplied to
% the CONTOUR routine in place of the default values.  It doesn't always
% work out perfectly, but usually looks better than the default output of
% CONTOUR.
gridLevels = cell(1,2);
% Loop twice, once for real(w), once for imag(w)
for m = 1:2
    % Zero-crossing flag
    zeroFlag = 0;
    
    if m == 1
        minW = min(real(w(isfinite(real(w(:))))));
        maxW = max(real(w(isfinite(real(w(:))))));
        [modeWP fP] = mode(floor(iplog10(real(w(real(w(:))>0)))));
        fZ = length(find(real(w(:))==0));
        [modeWN fN] = mode(floor(iplog10(-real(w(real(w(:))<0)))));
    else
        minW = min(imag(w(isfinite(imag(w(:))))));
        maxW = max(imag(w(isfinite(imag(w(:))))));
        [modeWP fP] = mode(floor(iplog10(imag(w(imag(w(:))>0)))));
        fZ = length(find(imag(w(:))==0));
        [modeWN fN] = mode(floor(iplog10(-imag(w(imag(w(:))<0)))));
    end
    modeWDec = [modeWP 0 modeWN];
    f = [fP fZ fN];
    modeSgn = [1 0 -1];
    if length(find(f==max(f))) == 1
        modeWDec = modeWDec(find(f==max(f),1));
        modeSgn = modeSgn(find(f==max(f),1));
    else
        modeWDec = 0;
        modeSgn = 1;
    end
   
    if maxW - minW < 100
        % If the range is small, try to get 'nice' contour levels
        normRange = (maxW-minW)/10^floor(iplog10(maxW-minW));
        if normRange  < 1.2
            stepVal = (maxW-minW)/(normRange*10);
        elseif normRange < 2.4
            stepVal = (maxW-minW)/(normRange*5);
        else
            stepVal = (maxW-minW)/(normRange*4);
        end
        
        if minW < 0 && maxW > 0
            levels = [-stepVal:-stepVal:minW 0:stepVal:maxW];
        elseif minW < 0
            startVal = minW - (stepVal - mod(-minW,stepVal));
            levels = (startVal+stepVal):stepVal:maxW;
        else
            startVal = minW + (stepVal - mod(minW,stepVal));
            levels = startVal:stepVal:maxW;
        end
    else
        % If range is large, do log-scale contours centered about the mode
        minWDec = floor(iplog10(abs(minW)));
        minSgn = sign(minW);
        maxWDec = floor(iplog10(abs(maxW)));
        maxSgn = sign(maxW);
        % Depending on sign and zero-crossing, find a span of 5 decades
        % about the mode to do contour levels on, plus outer contour levels
        % extending another two decades
        if minSgn == -1 && maxSgn == -1
            % No zero-crossing, all negative values
            zeroFlag = 0;
            startDec = max(min(minWDec,modeWDec+2),min(maxWDec+5,minWDec));
            endDec = max(maxWDec,startDec-5);
            decades = startDec:-1:endDec;
            signs = -1*ones(size(decades));
            levels = -1*10.^((startDec+2):-1:(endDec-2));
        elseif minSgn == -1
            % Data range crosses zero
            minWDec = -max(minWDec,0);
            maxWDec = max(maxWDec,0);
            modeWDec = max(modeWDec,0)*modeSgn;
            startDec = min(max(minWDec,modeWDec-2),max(maxWDec-5,minWDec));
            endDec = min(maxWDec,startDec+5);
            if sign(startDec+.1) == sign(endDec-.1)
                decades = abs(startDec:endDec);
                signs = sign(startDec+.1)*ones(size(decades));
                levelVecStart = min(startDec,endDec);
                levelVecEnd = max(startDec,endDec);
                levelVec = (levelVecStart-2):(levelVecEnd+2);
            else
                zeroFlag = 1;
                decades = [-startDec:-1:0 0:endDec];
                signs = [-1*ones(1,-startDec+1) ones(1,endDec+1)];
                levelVec = [(startDec-2):startDec endDec:(endDec+2)];
            end
            levels = sign(levelVec+.1).*10.^abs(levelVec);
        else
            % No zero-crossing, all positive values
            zeroFlag = 0;
            startDec = min(max(minWDec,modeWDec-2),max(maxWDec-5,minWDec));
            endDec = min(maxWDec,startDec+5);
            decades = startDec:endDec;
            signs = ones(size(decades));
            levels = 10.^((startDec-2):(endDec+2));
        end
        % Now add 'nice' values for levels over the span given by decades
        if length(decades) <= 4;
            logVec = iplog10([1 2 3 4 5 6 7 8 9 10]);
        else
            logVec = iplog10([1 2 5 10]);
        end
        
        for k = 1:length(decades)
            levels = [levels signs(k)*10.^(decades(k)+logVec)]; %#ok
        end
        
        % If the data crosses 0, add a contour at 0
        if zeroFlag == 1;
            levels = [levels 0]; %#ok
        end
        
        % Filter out redundant and out-of-range levels
        levels = unique(levels);
        levels(levels<minW) = [];
        levels(levels>maxW) = [];
        
    end
    
     gridLevels{m} = levels;
end   
end % end of function DColorGrid
%%%%%%%%%%%%%%%%%%%%%%%%%%%%%%%%%%%%%%%%%%%%%%%%%%%%%%%%%%%%%%%%%%%%%%%%%%%
%% 
% 
% 
%